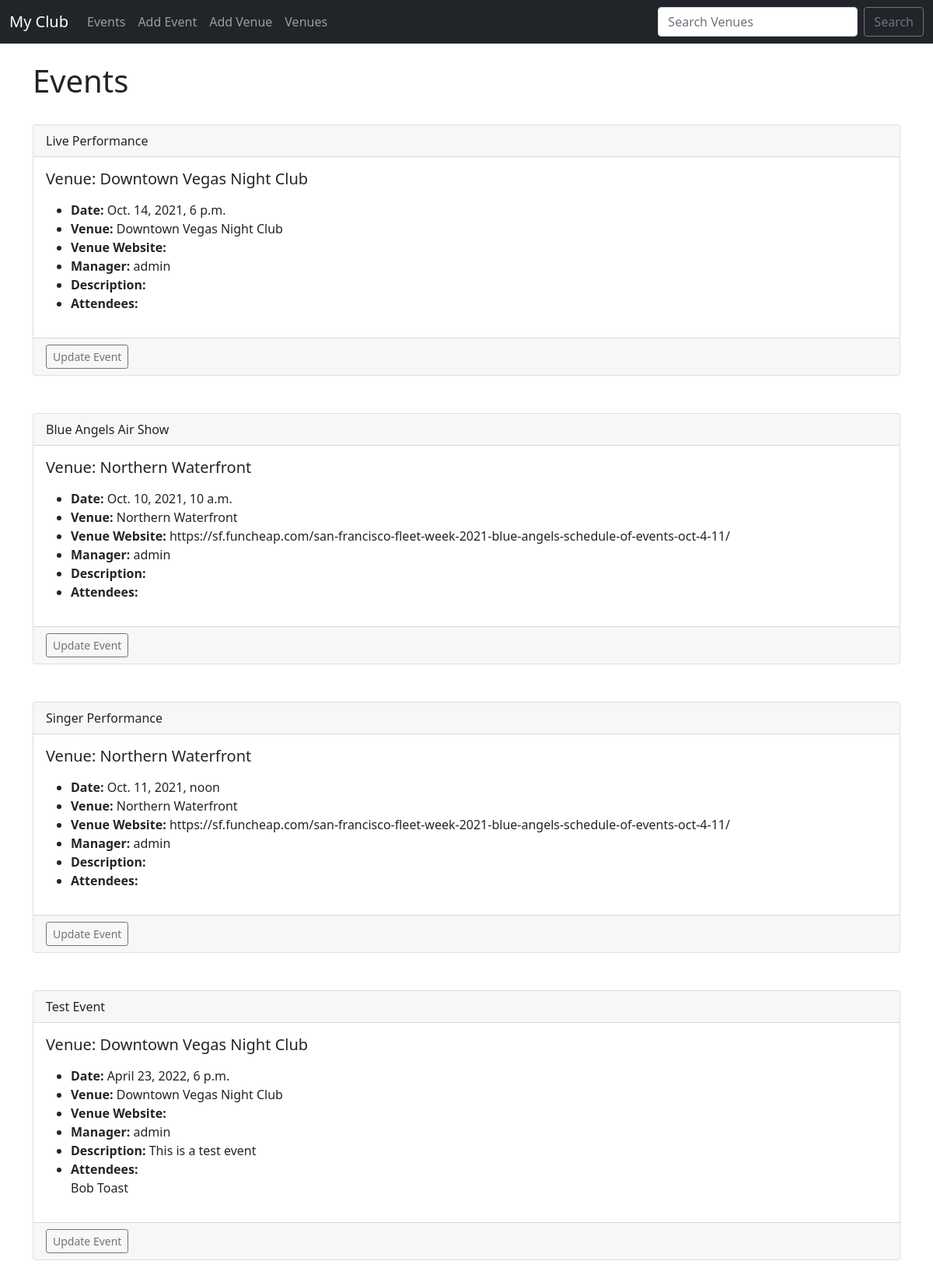
Before: /events with the older database file.
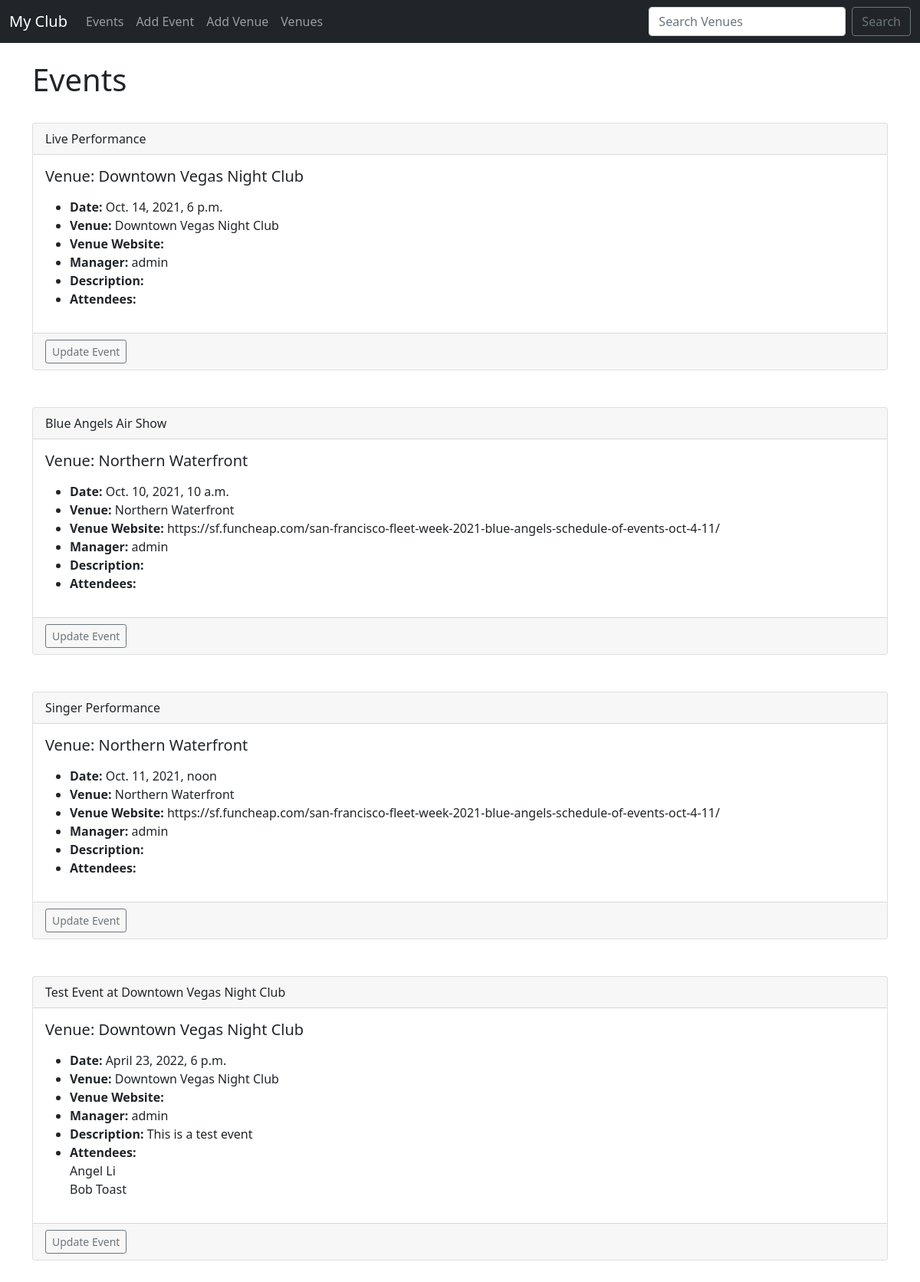
After: the same page with the newer database file.
### events/models.py (models this page shows)
class Event(models.Model):
    name = models.CharField('Event Name', max_length=120)
    event_date = models.DateTimeField('Event Date')
    venue = models.ForeignKey(
        Venue, blank=True, null=True, on_delete=models.CASCADE)
    manager = models.ForeignKey(User, blank=True, null=True, on_delete=models.SET_NULL)
    description = models.TextField(blank=True)
    attendees = models.ManyToManyField(MyClubUser, blank=True)
    def __str__(self):
        return self.name

class Venue(models.Model):
    name = models.CharField('Venue Name', max_length=120)
    address = models.CharField(max_length=300)
    zip_code = models.CharField('Zip Code', max_length=15)
    phone = models.CharField('Contact Phone', max_length=25, blank=True)
    web = models.URLField('Website Address', blank=True)
    email_address = models.EmailField('Email Address', blank=True)
    def __str__(self):
        return self.name

class MyClubUser(models.Model):
    first_name = models.CharField(max_length=30)
    last_name = models.CharField(max_length=30)
    email = models.EmailField('User Email')
    def __str__(self):
        return self.first_name + ' ' + self.last_name

### events/views.py (the view)
# urls.py: path('events', views.all_events, name="list-events"),
def all_events(request):
    event_list = Event.objects.all()
    return render(request,
        'events/event_list.html', {
        "event_list": event_list})

### events/templates/events/event_list.html
{% extends 'events/base.html' %}
{% block content %}
<h1>Events</h1><br />
{% for event in event_list %}
  <div class="card">
    <div class="card-header">
      {{ event }}
    </div>
    <div class="card-body">
      <h5 class="card-title">Venue: {{ event.venue }}</h5>
      <p class="card-text">
        <ul>
          <li><strong>Date:</strong> {{ event.event_date }}</li>
          <li><strong>Venue:</strong> {{ event.venue }}</li>
          <li><strong>Venue Website:</strong> {{ event.venue.web }}</li>
          <li><strong>Manager:</strong> {{ event.manager }}</li>
          <li><strong>Description:</strong> {{ event.description }}</li>
          <li><strong>Attendees:</strong>
            {% for user in event.attendees.all %}
              <br />{{ user }}
            {% endfor %}
          </li>
        </ul>
      </p>
    </div>
    <div class="card-footer text-muted">
        <a href="{% url 'update-event' event.id %}" class="btn btn-outline-secondary btn-sm">Update Event</a>
    </div>
  </div>
  <br /><br />
{% endfor %}
{% endblock %}

Changed rows visible on the page:
changed Event "This is a test event": gains MyClubUser (first_name+last_name "Angel Li"); name "Test Event" → "Test Event at Downtown Vegas Night Club"
